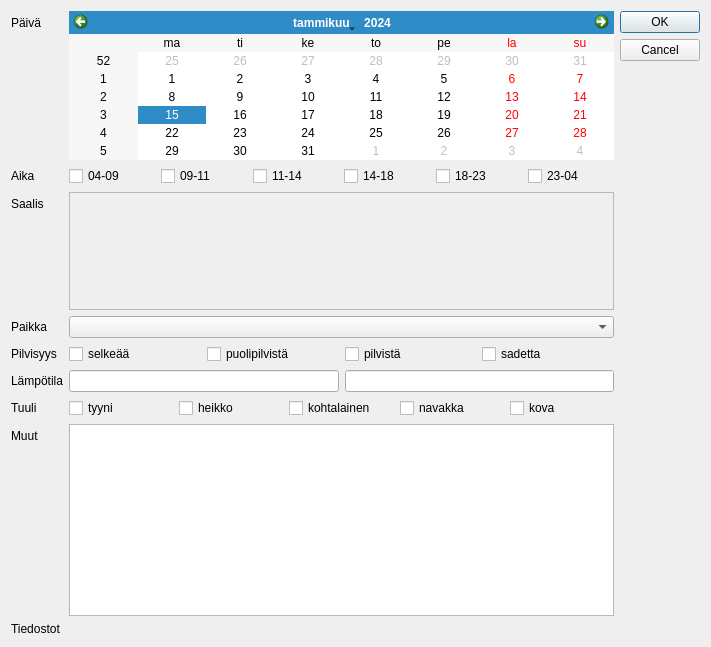
<?xml version="1.0" encoding="UTF-8"?>
<ui version="4.0">
 <class>Trip</class>
 <widget class="QDialog" name="Trip">
  <property name="geometry">
   <rect>
    <x>0</x>
    <y>0</y>
    <width>711</width>
    <height>647</height>
   </rect>
  </property>
  <property name="sizePolicy">
   <sizepolicy hsizetype="Expanding" vsizetype="MinimumExpanding">
    <horstretch>0</horstretch>
    <verstretch>0</verstretch>
   </sizepolicy>
  </property>
  <property name="windowTitle">
   <string>Lisää kalareissu</string>
  </property>
  <layout class="QGridLayout" name="gridLayout_2">
   <item row="0" column="0">
    <layout class="QHBoxLayout" name="horizontalLayout_5">
     <item>
      <layout class="QFormLayout" name="formLayout">
       <property name="sizeConstraint">
        <enum>QLayout::SetNoConstraint</enum>
       </property>
       <property name="fieldGrowthPolicy">
        <enum>QFormLayout::AllNonFixedFieldsGrow</enum>
       </property>
       <item row="0" column="0">
        <widget class="QLabel" name="label">
         <property name="text">
          <string>Päivä</string>
         </property>
        </widget>
       </item>
       <item row="0" column="1">
        <widget class="QCalendarWidget" name="m_date">
         <property name="locale">
          <locale language="Finnish" country="Finland"/>
         </property>
         <property name="firstDayOfWeek">
          <enum>Qt::Monday</enum>
         </property>
         <property name="gridVisible">
          <bool>false</bool>
         </property>
         <property name="selectionMode">
          <enum>QCalendarWidget::SingleSelection</enum>
         </property>
        </widget>
       </item>
       <item row="2" column="0">
        <widget class="QLabel" name="label_2">
         <property name="text">
          <string>Aika</string>
         </property>
        </widget>
       </item>
       <item row="2" column="1">
        <layout class="QHBoxLayout" name="horizontalLayout">
         <item>
          <widget class="QCheckBox" name="checkBox_6">
           <property name="text">
            <string>04-09</string>
           </property>
          </widget>
         </item>
         <item>
          <widget class="QCheckBox" name="checkBox_5">
           <property name="text">
            <string>09-11</string>
           </property>
          </widget>
         </item>
         <item>
          <widget class="QCheckBox" name="checkBox_4">
           <property name="text">
            <string>11-14</string>
           </property>
          </widget>
         </item>
         <item>
          <widget class="QCheckBox" name="checkBox_3">
           <property name="text">
            <string>14-18</string>
           </property>
          </widget>
         </item>
         <item>
          <widget class="QCheckBox" name="checkBox_2">
           <property name="text">
            <string>18-23</string>
           </property>
          </widget>
         </item>
         <item>
          <widget class="QCheckBox" name="checkBox">
           <property name="text">
            <string>23-04</string>
           </property>
          </widget>
         </item>
        </layout>
       </item>
       <item row="4" column="0">
        <widget class="QLabel" name="label_3">
         <property name="text">
          <string>Saalis</string>
         </property>
        </widget>
       </item>
       <item row="4" column="1">
        <widget class="QScrollArea" name="scrollArea">
         <property name="widgetResizable">
          <bool>true</bool>
         </property>
         <widget class="QWidget" name="scrollAreaWidgetContents">
          <property name="geometry">
           <rect>
            <x>0</x>
            <y>0</y>
            <width>517</width>
            <height>76</height>
           </rect>
          </property>
          <widget class="QWidget" name="gridLayoutWidget">
           <property name="geometry">
            <rect>
             <x>0</x>
             <y>0</y>
             <width>521</width>
             <height>81</height>
            </rect>
           </property>
           <layout class="QGridLayout" name="gridLayout">
            <property name="spacing">
             <number>0</number>
            </property>
           </layout>
          </widget>
         </widget>
        </widget>
       </item>
       <item row="5" column="0">
        <widget class="QLabel" name="label_4">
         <property name="text">
          <string>Paikka</string>
         </property>
        </widget>
       </item>
       <item row="5" column="1">
        <widget class="QComboBox" name="m_place">
         <property name="autoFillBackground">
          <bool>false</bool>
         </property>
        </widget>
       </item>
       <item row="6" column="0">
        <widget class="QLabel" name="label_5">
         <property name="text">
          <string>Pilvisyys</string>
         </property>
        </widget>
       </item>
       <item row="6" column="1">
        <layout class="QHBoxLayout" name="horizontalLayout_2">
         <item>
          <widget class="QCheckBox" name="checkBox_9">
           <property name="text">
            <string>selkeää</string>
           </property>
          </widget>
         </item>
         <item>
          <widget class="QCheckBox" name="checkBox_8">
           <property name="text">
            <string>puolipilvistä</string>
           </property>
          </widget>
         </item>
         <item>
          <widget class="QCheckBox" name="checkBox_7">
           <property name="text">
            <string>pilvistä</string>
           </property>
          </widget>
         </item>
         <item>
          <widget class="QCheckBox" name="checkBox_10">
           <property name="text">
            <string>sadetta</string>
           </property>
          </widget>
         </item>
        </layout>
       </item>
       <item row="7" column="0">
        <widget class="QLabel" name="label_6">
         <property name="text">
          <string>Lämpötila</string>
         </property>
        </widget>
       </item>
       <item row="7" column="1">
        <layout class="QHBoxLayout" name="horizontalLayout_4">
         <item>
          <widget class="QLineEdit" name="lineEdit"/>
         </item>
         <item>
          <widget class="QLineEdit" name="lineEdit_2"/>
         </item>
        </layout>
       </item>
       <item row="8" column="0">
        <widget class="QLabel" name="label_7">
         <property name="text">
          <string>Tuuli</string>
         </property>
        </widget>
       </item>
       <item row="8" column="1">
        <layout class="QHBoxLayout" name="horizontalLayout_3">
         <item>
          <widget class="QCheckBox" name="checkBox_11">
           <property name="text">
            <string>tyyni</string>
           </property>
          </widget>
         </item>
         <item>
          <widget class="QCheckBox" name="checkBox_13">
           <property name="text">
            <string>heikko</string>
           </property>
          </widget>
         </item>
         <item>
          <widget class="QCheckBox" name="checkBox_12">
           <property name="text">
            <string>kohtalainen</string>
           </property>
          </widget>
         </item>
         <item>
          <widget class="QCheckBox" name="checkBox_14">
           <property name="text">
            <string>navakka</string>
           </property>
          </widget>
         </item>
         <item>
          <widget class="QCheckBox" name="checkBox_15">
           <property name="text">
            <string>kova</string>
           </property>
          </widget>
         </item>
        </layout>
       </item>
       <item row="9" column="0">
        <widget class="QLabel" name="label_8">
         <property name="text">
          <string>Muut</string>
         </property>
        </widget>
       </item>
       <item row="9" column="1">
        <widget class="QTextEdit" name="m_text"/>
       </item>
       <item row="10" column="0">
        <widget class="QLabel" name="label_9">
         <property name="text">
          <string>Tiedostot</string>
         </property>
        </widget>
       </item>
       <item row="10" column="1">
        <layout class="QGridLayout" name="filesLayout"/>
       </item>
      </layout>
     </item>
     <item>
      <widget class="QDialogButtonBox" name="buttonBox">
       <property name="orientation">
        <enum>Qt::Vertical</enum>
       </property>
       <property name="standardButtons">
        <set>QDialogButtonBox::Cancel|QDialogButtonBox::Ok</set>
       </property>
      </widget>
     </item>
    </layout>
   </item>
  </layout>
 </widget>
 <resources/>
 <connections>
  <connection>
   <sender>buttonBox</sender>
   <signal>accepted()</signal>
   <receiver>Trip</receiver>
   <slot>accept()</slot>
   <hints>
    <hint type="sourcelabel">
     <x>248</x>
     <y>254</y>
    </hint>
    <hint type="destinationlabel">
     <x>157</x>
     <y>274</y>
    </hint>
   </hints>
  </connection>
  <connection>
   <sender>buttonBox</sender>
   <signal>rejected()</signal>
   <receiver>Trip</receiver>
   <slot>reject()</slot>
   <hints>
    <hint type="sourcelabel">
     <x>316</x>
     <y>260</y>
    </hint>
    <hint type="destinationlabel">
     <x>286</x>
     <y>274</y>
    </hint>
   </hints>
  </connection>
 </connections>
</ui>
